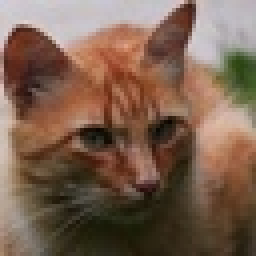
#> input picture data/cat/cat_0001.jpg, 64 x 64 px (shown 4 times larger); its folder holds only this picture in this run
$ jupyter execute --allow-errors notebook.ipynb
#> lines starting #> are read from the running program, lines starting #| are printed output that depends on the picture; long printed decimals are rounded
# Lab 1: NumPy for Cat and Dog Faces

In this notebook, you will treat **cat and dog face images** as NumPy arrays and build a small hand-crafted feature matrix.

This version focuses on core NumPy image operations and keeps the workflow concrete:

- load an image into a NumPy array
- crop and flip with slicing
- normalize to `[0, 1]`
- convert RGB to grayscale
- compute summaries with `axis=`
- apply a small filter with a kernel and matrix multiplication
- flatten an image into one vector
- engineer features with `np.concatenate(...)` and `np.apply_along_axis(...)`
- stack features into a feature matrix for later machine learning work

**Dataset assumption**

Use the curated cat-and-dog-faces dataset extracted into:

`data/`

[cell 1]
from pathlib import Path
import numpy as np
import matplotlib.pyplot as plt
from PIL import Image
from lab_utils.visualization import (
    plot_feature_vector,
    show_image_gallery,
)

# Safe project root (works in scripts + notebooks)
try:
    PROJECT_ROOT = Path(__file__).resolve().parent
except NameError:
    PROJECT_ROOT = Path.cwd()

DATA_ROOT = PROJECT_ROOT / "data"

LABELS = ("cat", "dog")
LABEL_TO_INDEX = {"cat": 0, "dog": 1}

IMAGE_EXTENSIONS = ("*.jpg", "*.jpeg", "*.png", "*.bmp", "*.webp")

SEED = 1234

def label_from_path(path: Path) -> str:
    label = path.parent.name
    if label not in LABEL_TO_INDEX:
        raise ValueError(f"Unexpected label folder: {path}")
    return label


def load_preview_image(path: Path) -> np.ndarray:
    with Image.open(path) as image:
        return np.asarray(image.convert("RGB"))


def list_image_paths(label: str) -> list[Path]:
    label_dir = DATA_ROOT / label
    paths = []
    for pattern in IMAGE_EXTENSIONS:
        paths.extend(label_dir.glob(pattern))
    return sorted(paths)

def shuffled_paths(paths: list[Path], seed_offset: int = 0) -> list[Path]:
    rng = np.random.default_rng(SEED + seed_offset)
    indices = rng.permutation(len(paths))
    return [paths[int(idx)] for idx in indices]

def sample_paths(paths: list[Path], count: int, seed_offset: int) -> list[Path]:
    ordered = shuffled_paths(paths, seed_offset=seed_offset)
    return ordered[: min(count, len(ordered))]


def sample_per_class(paths: list[Path], n_per_class: int, seed_offset: int = 0) -> list[Path]:
#> called with n_per_class = 3, seed_offset = 10
    sampled = []
    for label_index, label in enumerate(LABELS):
        label_paths = [path for path in paths if label_from_path(path) == label]
        sampled.extend(sample_paths(label_paths, n_per_class, seed_offset + 50 * label_index))
    return sampled

def split_train_test(paths: list[Path], train_ratio: float = 0.7, seed_offset: int = 0):
    shuffled = shuffled_paths(paths, seed_offset)
    split_idx = int(len(shuffled) * train_ratio)
    return shuffled[:split_idx], shuffled[split_idx:]


# Check dataset exists
expected = [
    DATA_ROOT / "cat",
    DATA_ROOT / "dog",
]
if not all(path.exists() for path in expected):
    raise FileNotFoundError(
        f"Dataset not found at {DATA_ROOT}. Expected 'cat' and 'dog' folders."
    )


# Load all paths
cat_paths = list_image_paths("cat")
dog_paths = list_image_paths("dog")
cat_dog_paths = cat_paths + dog_paths

# Split per class (7:3)
cat_train, cat_test = split_train_test(cat_paths, 0.7, seed_offset=0)
dog_train, dog_test = split_train_test(dog_paths, 0.7, seed_offset=100)

# Combine
train_paths = cat_train + dog_train
test_paths = cat_test + dog_test

print(f"Using dataset from: {DATA_ROOT}")
print(f"Found {len(cat_paths)} cat images")
print(f"Found {len(dog_paths)} dog images")

if len(cat_paths) == 0 or len(dog_paths) == 0:
    raise ValueError("No images found. Check folder paths or file extensions.")

### Visual Helper: Preview the Faces Dataset

Before starting the TODOs, look at a few cat and dog face images from the student-specific subset.

[cell 2]
preview_paths = sample_per_class(cat_dog_paths, n_per_class=3, seed_offset=10)
preview_images = [load_preview_image(path) for path in preview_paths]
#> in load_preview_image, image is the input picture: PIL image 64x64 RGB; mean R, G, B 123.5, 97, 79.8
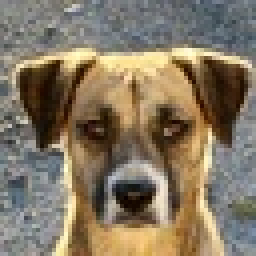
#> input picture data/dog/dog_0001.jpg, 64 x 64 px (shown 4 times larger)
#> in load_preview_image, image is the input picture: PIL image 64x64 RGB; mean R, G, B 132.1, 119, 98.9
#> preview_images = 2 items
preview_titles = [f"{label_from_path(path)}: {path.name}" for path in preview_paths]
show_image_gallery(
    preview_images,
    titles=preview_titles,
    ncols=3,
    figsize=(10, 6),
    suptitle="Cat and dog face preview",
)
#> (this line was passed over: lab_utils is not available in this run)
plt.show()

## Question 1: Load one image into a NumPy array

Write a function that:

- opens one file from disk
- converts it to RGB
- returns an `H x W x C` NumPy array

This is the starting point for every later NumPy operation in the lab.

[cell 3]
def load_image_np(path: Path) -> np.ndarray:
    with Image.open(path) as image:
        return np.asarray(image.convert("RGB"))

sample_path = cat_paths[0]
sample_image = load_image_np(sample_path)
print("shape:", sample_image.shape)
#| shape: (64, 64, 3)
print("dtype:", sample_image.dtype)
#| dtype: uint8
print("min/max:", sample_image.min(), sample_image.max())
#| min/max: 0 225
show_image_gallery([sample_image], titles=[sample_path.name], ncols=1, figsize=(4, 4))
#> (this line was passed over: lab_utils is not available in this run)
plt.show()

## Question 2: Crop the image with slicing

Implement a centered square crop. Keep the crop size at `48 x 48` for the rest of the lab so the crop is visible and later operations stay consistent.

[cell 4]
def center_crop(image: np.ndarray, crop_size: int = 48) -> np.ndarray:
    height, width = image.shape[:2]

    top = (height - crop_size) // 2
    left = (width - crop_size) // 2
    return image[top : top + crop_size, left : left + crop_size]


cropped_image = center_crop(sample_image, crop_size=48)
#> in center_crop, `return image[top : top + crop_size, left : left + crop_size]`:
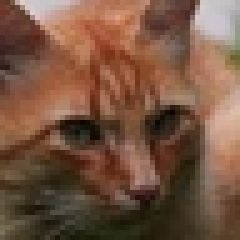
#> returned value: shape (48, 48, 3) (shown 5 times larger); mean of channels 0, 1, 2 118.9, 85, 65.5; drawn as R, G, B
print("cropped shape:", cropped_image.shape)
#| cropped shape: (48, 48, 3)
show_image_gallery(
    [sample_image, cropped_image],
    titles=["Original", "Center crop"],
    ncols=2,
    figsize=(8, 4),
)
#> (this line was passed over: lab_utils is not available in this run)
plt.show()

## Question 3: Flip the crop horizontally

Mirror the cropped image from left to right using slicing only.

[cell 5]
def flip_horizontal(image: np.ndarray) -> np.ndarray:
    return image[:, ::-1].copy()


flipped_image = flip_horizontal(cropped_image)
#> in flip_horizontal, `return image[:, ::-1].copy()`:
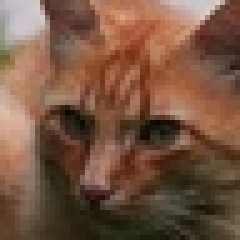
#> returned value: shape (48, 48, 3) (shown 5 times larger); mean of channels 0, 1, 2 118.9, 85, 65.5; drawn as R, G, B
show_image_gallery(
    [cropped_image, flipped_image],
    titles=["Cropped", "Flipped"],
    ncols=2,
    figsize=(8, 4),
)
#> (this line was passed over: lab_utils is not available in this run)
plt.show()

## Question 4: Normalize pixels to `[0, 1]`

Convert the cropped RGB image from unsigned integers into `float32` values in the range `[0, 1]`.

[cell 6]
def normalize_01(image: np.ndarray) -> np.ndarray:
    return image.astype(np.float32) / 255.0


def show_histograms(uint8_img, float_img):
    plt.figure(figsize=(10, 4))

    plt.subplot(1, 2, 1)
    plt.hist(uint8_img.ravel(), bins=50)
    plt.title("Before (uint8: 0–255)")

    plt.subplot(1, 2, 2)
    plt.hist(float_img.ravel(), bins=50)
    plt.title("After (float: 0–1)")

    plt.tight_layout()
    plt.show()

sample_float = normalize_01(cropped_image)

# 1. Side-by-side image (Both image will look the same)
show_image_gallery(
    [cropped_image, sample_float],
    titles=["uint8 (0–255)", "float (0–1)"],
    ncols=2,
    figsize=(8, 4),
)
#> (this line was passed over: lab_utils is not available in this run)

# 2. Stats
print("Before:", cropped_image.dtype, cropped_image.min(), cropped_image.max())
#| Before: uint8 0 225
print("After :", sample_float.dtype, sample_float.min(), sample_float.max())
#| After : float32 0.0 0.8824

# 3. Histogram
show_histograms(cropped_image, sample_float)
#> in show_histograms, `plt.show()`:
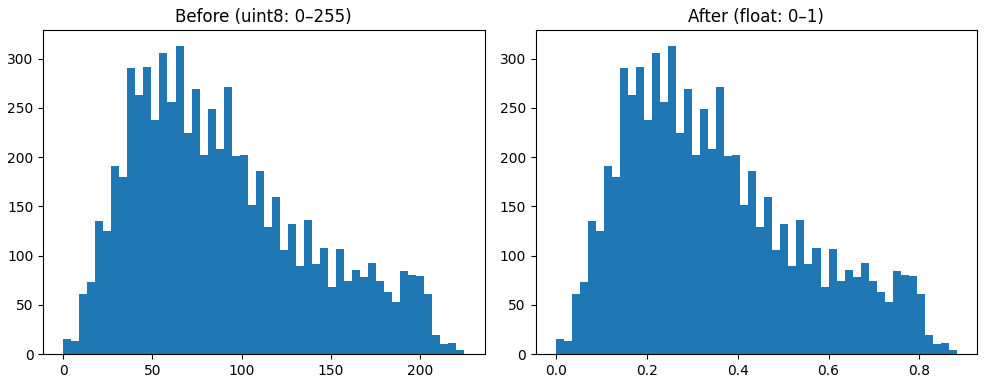
#> figure drawn by matplotlib, 2 panels; panel 1: tallest bar 313 high, from x = 63 to 67.5; panel 2: tallest bar 313 high, from x = 0.247 to 0.265

plt.show()

## Question 5: Convert RGB to grayscale

Turn the normalized RGB image into a single grayscale array using standard RGB weights

$GREY = 0.299 \cdot R + 0.587 \cdot G + 0.114 \cdot B$.

[cell 7]
def rgb_to_gray(image_float: np.ndarray) -> np.ndarray:
    weights = np.array([0.299, 0.587, 0.114], dtype=np.float32)
    return np.tensordot(image_float, weights, axes=([-1], [0])).astype(np.float32)


sample_gray = rgb_to_gray(sample_float)
#> in rgb_to_gray, `return np.tensordot(image_float, weights, axes=([-1], [0])).astype(np...`:
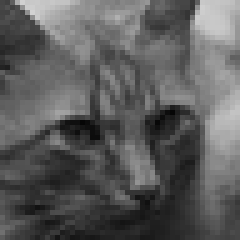
#> returned value: shape (48, 48) float32 (shown 5 times larger); min 0.0256, max 0.824, mean 0.364
print("gray shape:", sample_gray.shape)
#| gray shape: (48, 48)
print("gray dtype:", sample_gray.dtype)
#| gray dtype: float32
fig, axes = plt.subplots(1, 2, figsize=(8, 4))
axes[0].imshow(sample_float)
axes[0].set_title("Normalized RGB")
axes[0].axis("off")
axes[1].imshow(sample_gray, cmap="gray")
axes[1].set_title("Grayscale")
axes[1].axis("off")
fig.tight_layout()
plt.show()

## Question 6: Use `axis=` to summarize channels

Compute one mean value per color channel with `axis=(0, 1)`, then choose the brightest channel with `np.argmax(...)`.

[cell 8]
CHANNEL_NAMES = np.array(["red", "green", "blue"])


def channel_summary(image_float: np.ndarray) -> tuple[np.ndarray, int]:
    channel_means = image_float.mean(axis=(0, 1)).astype(np.float32)
    brightest_channel = int(np.argmax(channel_means))
    return channel_means, brightest_channel


sample_channel_means, sample_brightest = channel_summary(sample_float)
#> in channel_summary, `channel_means = image_float.mean(axis=(0, 1)).astype(np.float32)`: channel_means = [0.466, 0.333, 0.257]
#> in channel_summary, `brightest_channel = int(np.argmax(channel_means))`: brightest_channel = 0
#> sample_channel_means = [0.466, 0.333, 0.257]; sample_brightest = 0
print("channel means:", sample_channel_means)
#| channel means: [0.4662 0.3335   0.2569]
print("brightest channel:", CHANNEL_NAMES[sample_brightest])
#| brightest channel: red
fig, ax = plt.subplots(figsize=(5, 3))
ax.bar(CHANNEL_NAMES, sample_channel_means, color=["#E74C3C", "#2ECC71", "#3498DB"])
ax.set_title("Average brightness per channel")
ax.set_ylabel("Mean value")
ax.grid(axis="y", alpha=0.25)
fig.tight_layout()
plt.show()
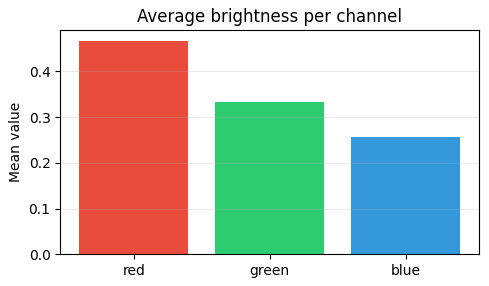
#> figure drawn by matplotlib, 1 panel; tallest bar 0.466 high, from x = -0.4 to 0.4

## Question 7: Apply a filter with a kernel and matrix multiplication

Implement a tiny 2D convolution on the grayscale image. At each location:

1. take a `3 x 3` patch
2. flatten the patch and kernel
3. multiply them with `@`

Use the Laplacian kernel from the setup cell.

[cell 9]
EDGE_KERNEL = np.array(
    [
        [0, 1, 0],
        [1, -4, 1],
        [0, 1, 0],
    ],
    dtype=np.float32,
)


def convolve2d_matmul(image_gray: np.ndarray, kernel: np.ndarray) -> np.ndarray:
    image_gray = image_gray.astype(np.float32)
    kernel = kernel.astype(np.float32)

    h, w = image_gray.shape
    kh, kw = kernel.shape
    out_h = h - kh + 1
    out_w = w - kw + 1
    if out_h <= 0 or out_w <= 0:
        raise ValueError("Kernel size must be smaller than or equal to image size.")

    result = np.empty((out_h, out_w), dtype=np.float32)
    kernel_flat = kernel.reshape(-1)

    for row in range(out_h):
        for col in range(out_w):
            patch = image_gray[row : row + kh, col : col + kw]
            result[row, col] = patch.reshape(-1) @ kernel_flat

    return result


sample_filtered = convolve2d_matmul(sample_gray, EDGE_KERNEL)
#> after the loop in convolve2d_matmul, `for row in range(out_h):`:
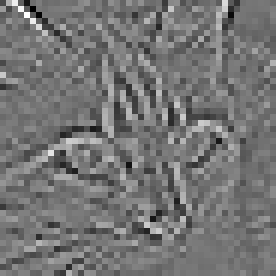
#> result: shape (46, 46) float32 (shown 6 times larger); min -0.56, max 0.662, mean -0.000515; drawn with min black and max white
print("filtered shape:", sample_filtered.shape)
#| filtered shape: (46, 46)
fig, axes = plt.subplots(1, 2, figsize=(8, 4))
axes[0].imshow(sample_gray, cmap="gray")
axes[0].set_title("Grayscale")
axes[0].axis("off")
axes[1].imshow(np.abs(sample_filtered), cmap="magma")
axes[1].set_title("Filtered |response|")
axes[1].axis("off")
fig.tight_layout()
plt.show()
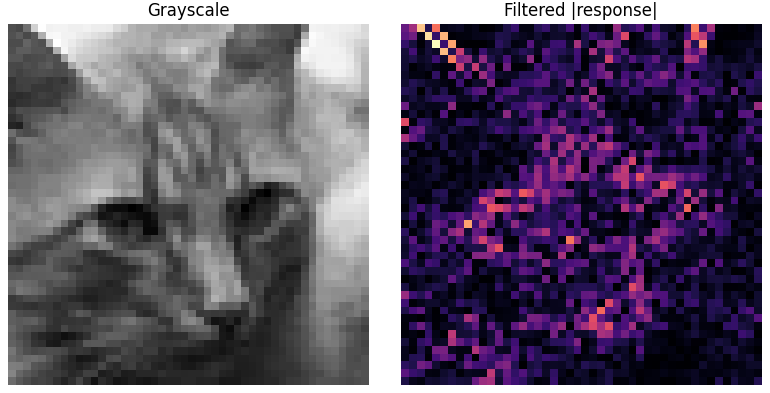
#> figure drawn by matplotlib, 2 panels

## Question 8: Flatten one image into one vector

Take the grayscale crop and turn it into a one-dimensional vector.

[cell 10]
def flatten_image(image: np.ndarray) -> np.ndarray:
    return image.reshape(-1)


sample_flat = flatten_image(sample_gray)
#> sample_flat = 2304 values, max 0.824 at index 102, min 0.0256 at index 1090, mean 0.364
print("original shape:", sample_gray.shape)
#| original shape: (48, 48)
print("flat shape:", sample_flat.shape)
#| flat shape: (2304,)
fig, ax = plt.subplots(figsize=(10, 3))
ax.plot(sample_flat[:256], color="#4C6FFF")
ax.set_title("First 256 grayscale values after flattening")
ax.set_xlabel("Index")
ax.set_ylabel("Value")
ax.grid(alpha=0.25)
fig.tight_layout()
plt.show()
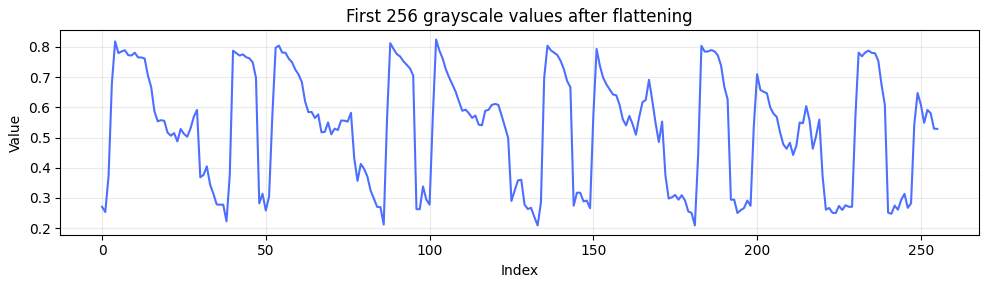
#> figure drawn by matplotlib, 1 panel; curve peaks at x = 102, y = 0.824

## Question 9: Engineer a feature vector with `concatenate` and `apply`

Build one hand-crafted feature vector that combines:

- RGB means
- RGB standard deviations
- the brightest channel index
- the mean and standard deviation of the filtered response
- one summary from `np.apply_along_axis(...)`

Use `np.concatenate(...)` to join the pieces.

[cell 11]
FEATURE_NAMES = [
    "mean_r",
    "mean_g",
    "mean_b",
    "std_r",
    "std_g",
    "std_b",
    "brightest_channel",
    "edge_mean",
    "edge_std",
    "row_std_mean",
]


def extract_features(image: np.ndarray, kernel: np.ndarray) -> np.ndarray:
    cropped = center_crop(image, crop_size=48)
    image_float = normalize_01(cropped)
    gray = rgb_to_gray(image_float)
    channel_means, brightest_channel = channel_summary(image_float)
    channel_stds = image_float.std(axis=(0, 1)).astype(np.float32)
    filtered = convolve2d_matmul(gray, kernel)
    row_std_profile = np.apply_along_axis(np.std, 1, gray)

    scalar_features = np.array(
        [
            float(brightest_channel),
            float(filtered.mean()),
            float(filtered.std()),
            float(row_std_profile.mean()),
        ],
        dtype=np.float32,
    )

    features = np.concatenate(
        [
            channel_means.astype(np.float32),
            channel_stds.astype(np.float32),
            scalar_features,
        ]
    ).astype(np.float32)

    return features


sample_features = extract_features(sample_image, EDGE_KERNEL)
#> in extract_features, `channel_means, brightest_channel = channel_summary(image_float)`: channel_means = [0.466, 0.333, 0.257]; brightest_channel = 0
#> in extract_features, `channel_stds = image_float.std(axis=(0, 1)).astype(np.float32)`: channel_stds = [0.198, 0.159, 0.16]
#> in extract_features, `row_std_profile = np.apply_along_axis(np.std, 1, gray)`: row_std_profile = 48 values, max 0.207 at index 24, min 0.0685 at index 47, mean 0.127
#> in extract_features, `scalar_features = np.array( [ float(brightest_channel), float(filtered..`: scalar_features = [0, -0.000515, 0.131, 0.127]
#> in extract_features, `features = np.concatenate( [ channel_means.astype(np.float32), channel..`: features = [0.466, 0.333, 0.257, 0.198, 0.159, 0.16, 0, -0.000515, 0.131, 0.127]
#> sample_features has the same summary as features in extract_features
print("feature shape:", sample_features.shape)
#| feature shape: (10,)
#> (the rest of this cell did not finish here and is left out)

## Question 10: Build and inspect a feature matrix

Apply your feature function to the small balanced train/test subsets from the face dataset.

Tasks:

1. build one feature matrix for the train images and one for the test images
2. return the matching integer labels
3. print the resulting shapes
4. compute an overall feature mean with `axis=0`
5. visualize the feature matrix and the average feature vector

[cell 12]
def build_feature_matrix(paths: list[Path], kernel: np.ndarray) -> tuple[np.ndarray, np.ndarray]:
    features: list[np.ndarray] = []
    labels: list[int] = []

    for path in paths:
        image = load_image_np(path)
        feature_vector = extract_features(image, kernel)
        features.append(feature_vector)
        labels.append(LABEL_TO_INDEX[label_from_path(path)])

    if len(features) == 0:
        return np.empty((0, len(FEATURE_NAMES)), dtype=np.float32), np.empty((0,), dtype=np.int64)

    X = np.stack(features).astype(np.float32)
    y = np.asarray(labels, dtype=np.int64)
    return X, y


X_train, y_train = build_feature_matrix(train_paths, EDGE_KERNEL)
X_test, y_test = build_feature_matrix(test_paths, EDGE_KERNEL)
#> y_test = [0, 1]
print("X_train shape:", X_train.shape)
print("y_train shape:", y_train.shape)
print("X_test shape:", X_test.shape)
#| X_test shape: (2, 10)
print("y_test shape:", y_test.shape)
#| y_test shape: (2,)
print("train class counts:", np.bincount(y_train, minlength=2))
print("test class counts:", np.bincount(y_test, minlength=2))
#| test class counts: [1 1]

train_feature_mean = X_train.mean(axis=0)
print("overall train feature mean shape:", train_feature_mean.shape)

fig, ax = plt.subplots(figsize=(10, 4))
image = ax.imshow(X_train, aspect="auto", cmap="viridis")
ax.set_title("Train feature matrix")
ax.set_xlabel("Feature index")
ax.set_ylabel("Image index")
ax.set_xticks(range(len(FEATURE_NAMES)))
ax.set_xticklabels(FEATURE_NAMES, rotation=45, ha="right")
fig.colorbar(image, ax=ax, fraction=0.03, pad=0.02)
fig.tight_layout()
plt.show()
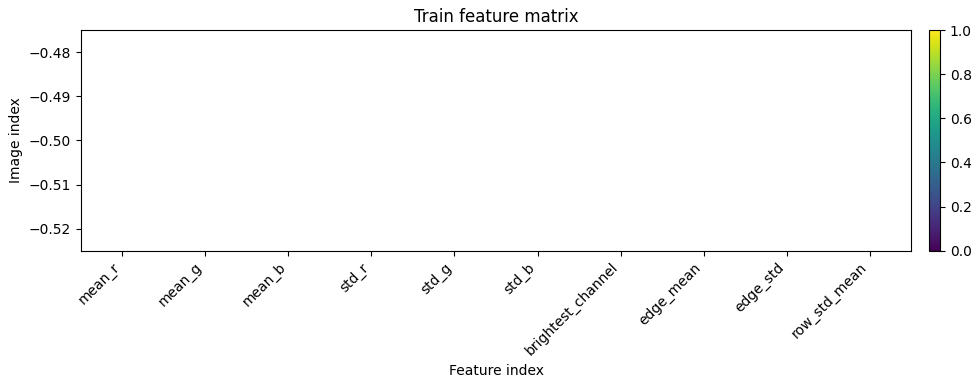
#> figure drawn by matplotlib, 2 panels

#> (the rest of this cell did not finish here and is left out)
